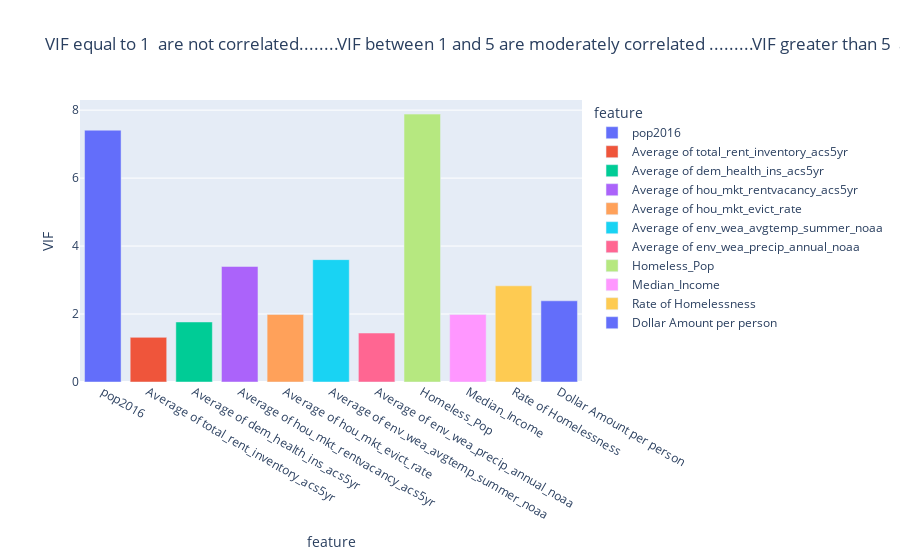

The notebook cell saved with this chart:
### Code cell
vif1 = calc_vif_from_scratch(State_Homelessness_Population_Factors_dd_new_one[['pop2016','Average of total_rent_inventory_acs5yr','Average of dem_health_ins_acs5yr',
       'Average of hou_mkt_rentvacancy_acs5yr',
       'Average of hou_mkt_evict_rate',
       'Average of env_wea_avgtemp_summer_noaa',
       'Average of env_wea_precip_annual_noaa','Homeless_Pop','Median_Income','Rate of Homelessness','Dollar Amount per person']])
import plotly.express as px

fig = px.bar(vif1, x='feature', y='VIF', color='feature', title ='VIF equal to 1  are not correlated' '........' 'VIF between 1 and 5 are moderately correlated ''.........''VIF greater than 5  are highly correlated.')#,'VIF between 1 and 5 = variables are moderately correlated', 'VIF greater than 5 = variables are highly correlated')
fig.show()

### Figure 1 — Plotly figure (JSON) as saved in the notebook; plotly's stock layout.template omitted (floating-point values rounded to 4 significant figures)
{"data": [{"alignmentgroup": "True", "hovertemplate": "feature=%{x}<br>VIF=%{y}<extra></extra>", "legendgroup": "pop2016", "marker": {"color": "#636efa", "pattern": {"shape": ""}}, "name": "pop2016", "offsetgroup": "pop2016", "orientation": "v", "showlegend": true, "textposition": "auto", "x": ["pop2016"], "xaxis": "x", "y": [7.411], "yaxis": "y", "type": "bar"}, {"alignmentgroup": "True", "hovertemplate": "feature=%{x}<br>VIF=%{y}<extra></extra>", "legendgroup": "Average of total_rent_inventory_acs5yr", "marker": {"color": "#EF553B", "pattern": {"shape": ""}}, "name": "Average of total_rent_inventory_acs5yr", "offsetgroup": "Average of total_rent_inventory_acs5yr", "orientation": "v", "showlegend": true, "textposition": "auto", "x": ["Average of total_rent_inventory_acs5yr"], "xaxis": "x", "y": [1.313], "yaxis": "y", "type": "bar"}, {"alignmentgroup": "True", "hovertemplate": "feature=%{x}<br>VIF=%{y}<extra></extra>", "legendgroup": "Average of dem_health_ins_acs5yr", "marker": {"color": "#00cc96", "pattern": {"shape": ""}}, "name": "Average of dem_health_ins_acs5yr", "offsetgroup": "Average of dem_health_ins_acs5yr", "orientation": "v", "showlegend": true, "textposition": "auto", "x": ["Average of dem_health_ins_acs5yr"], "xaxis": "x", "y": [1.766], "yaxis": "y", "type": "bar"}, {"alignmentgroup": "True", "hovertemplate": "feature=%{x}<br>VIF=%{y}<extra></extra>", "legendgroup": "Average of hou_mkt_rentvacancy_acs5yr", "marker": {"color": "#ab63fa", "pattern": {"shape": ""}}, "name": "Average of hou_mkt_rentvacancy_acs5yr", "offsetgroup": "Average of hou_mkt_rentvacancy_acs5yr", "orientation": "v", "showlegend": true, "textposition": "auto", "x": ["Average of hou_mkt_rentvacancy_acs5yr"], "xaxis": "x", "y": [3.401], "yaxis": "y", "type": "bar"}, {"alignmentgroup": "True", "hovertemplate": "feature=%{x}<br>VIF=%{y}<extra></extra>", "legendgroup": "Average of hou_mkt_evict_rate", "marker": {"color": "#FFA15A", "pattern": {"shape": ""}}, "name": "Average of hou_mkt_evict_rate", "offsetgroup": "Average of hou_mkt_evict_rate", "orientation": "v", "showlegend": true, "textposition": "auto", "x": ["Average of hou_mkt_evict_rate"], "xaxis": "x", "y": [1.99], "yaxis": "y", "type": "bar"}, {"alignmentgroup": "True", "hovertemplate": "feature=%{x}<br>VIF=%{y}<extra></extra>", "legendgroup": "Average of env_wea_avgtemp_summer_noaa", "marker": {"color": "#19d3f3", "pattern": {"shape": ""}}, "name": "Average of env_wea_avgtemp_summer_noaa", "offsetgroup": "Average of env_wea_avgtemp_summer_noaa", "orientation": "v", "showlegend": true, "textposition": "auto", "x": ["Average of env_wea_avgtemp_summer_noaa"], "xaxis": "x", "y": [3.601], "yaxis": "y", "type": "bar"}, {"alignmentgroup": "True", "hovertemplate": "feature=%{x}<br>VIF=%{y}<extra></extra>", "legendgroup": "Average of env_wea_precip_annual_noaa", "marker": {"color": "#FF6692", "pattern": {"shape": ""}}, "name": "Average of env_wea_precip_annual_noaa", "offsetgroup": "Average of env_wea_precip_annual_noaa", "orientation": "v", "showlegend": true, "textposition": "auto", "x": ["Average of env_wea_precip_annual_noaa"], "xaxis": "x", "y": [1.441], "yaxis": "y", "type": "bar"}, {"alignmentgroup": "True", "hovertemplate": "feature=%{x}<br>VIF=%{y}<extra></extra>", "legendgroup": "Homeless_Pop", "marker": {"color": "#B6E880", "pattern": {"shape": ""}}, "name": "Homeless_Pop", "offsetgroup": "Homeless_Pop", "orientation": "v", "showlegend": true, "textposition": "auto", "x": ["Homeless_Pop"], "xaxis": "x", "y": [7.884], "yaxis": "y", "type": "bar"}, {"alignmentgroup": "True", "hovertemplate": "feature=%{x}<br>VIF=%{y}<extra></extra>", "legendgroup": "Median_Income", "marker": {"color": "#FF97FF", "pattern": {"shape": ""}}, "name": "Median_Income", "offsetgroup": "Median_Income", "orientation": "v", "showlegend": true, "textposition": "auto", "x": ["Median_Income"], "xaxis": "x", "y": [1.988], "yaxis": "y", "type": "bar"}, {"alignmentgroup": "True", "hovertemplate": "feature=%{x}<br>VIF=%{y}<extra></extra>", "legendgroup": "Rate of Homelessness", "marker": {"color": "#FECB52", "pattern": {"shape": ""}}, "name": "Rate of Homelessness", "offsetgroup": "Rate of Homelessness", "orientation": "v", "showlegend": true, "textposition": "auto", "x": ["Rate of Homelessness"], "xaxis": "x", "y": [2.831], "yaxis": "y", "type": "bar"}, {"alignmentgroup": "True", "hovertemplate": "feature=%{x}<br>VIF=%{y}<extra></extra>", "legendgroup": "Dollar Amount per person", "marker": {"color": "#636efa", "pattern": {"shape": ""}}, "name": "Dollar Amount per person", "offsetgroup": "Dollar Amount per person", "orientation": "v", "showlegend": true, "textposition": "auto", "x": ["Dollar Amount per person"], "xaxis": "x", "y": [2.39], "yaxis": "y", "type": "bar"}], "layout": {"xaxis": {"anchor": "y", "domain": [0, 1], "title": {"text": "feature"}, "categoryorder": "array", "categoryarray": ["pop2016", "Average of total_rent_inventory_acs5yr", "Average of dem_health_ins_acs5yr", "Average of hou_mkt_rentvacancy_acs5yr", "Average of hou_mkt_evict_rate", "Average of env_wea_avgtemp_summer_noaa", "Average of env_wea_precip_annual_noaa", "Homeless_Pop", "Median_Income", "Rate of Homelessness", "Dollar Amount per person"]}, "yaxis": {"anchor": "x", "domain": [0, 1], "title": {"text": "VIF"}}, "legend": {"title": {"text": "feature"}, "tracegroupgap": 0}, "title": {"text": "VIF equal to 1  are not correlated........VIF between 1 and 5 are moderately correlated .........VIF greater than 5  are highly correlated."}, "barmode": "relative"}}
